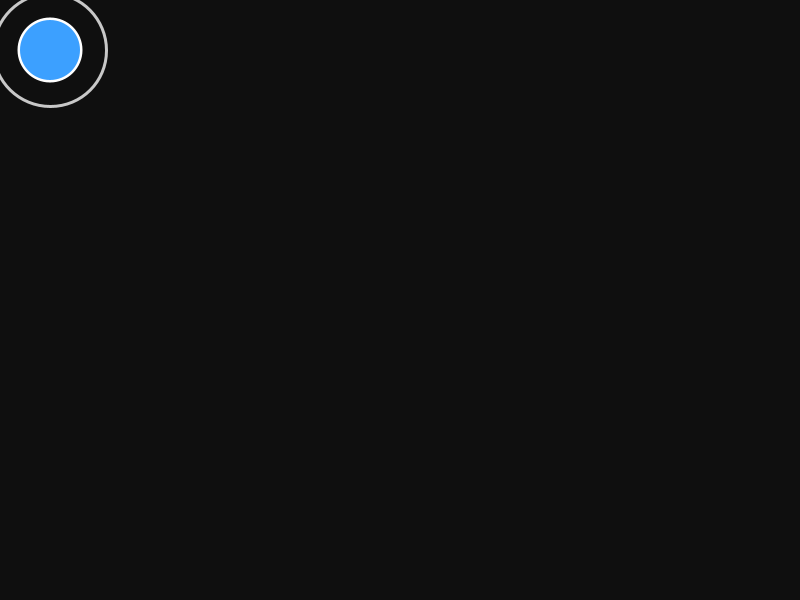
Frame 1 (no input)
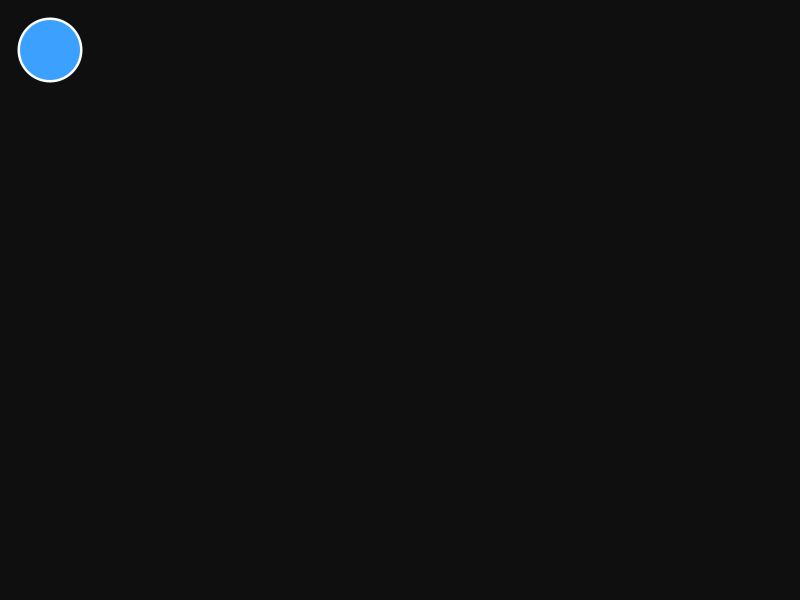
Frame 60 (the mouse pressed at the canvas centre just before this capture)
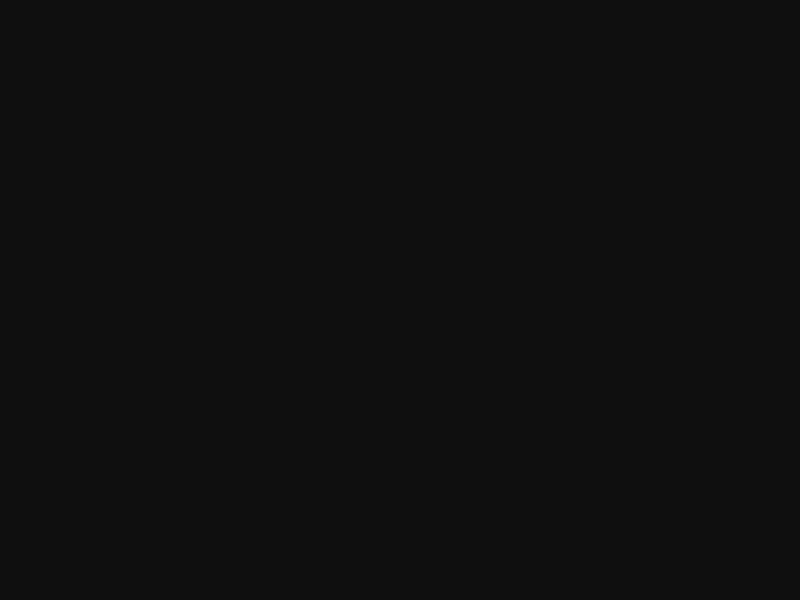
Frame 120 (the mouse held since frame 60 and released just before this capture)

The Processing sketch that drew these frames (run headless with seeded random() and noise(); from frame 60 on, the mouse is pressed at the canvas centre):

// Processing sketch: week13_2_project
// ── week13_2_project.pde
float x=width/2,y=height/2,spawnTime=0,lowspeed=1000,hitTime=spawnTime+lowspeed; 
float radius=30;
boolean hit=false;
float goodhit=200,perfecthit=100;
void setup(){
 size(800,600); 
}
void draw(){
  background(15);
  float t=millis();
  if(t<lowspeed){
     float ratio=1-t/lowspeed;
     float CR=radius*(2+ratio*2);
     noFill(); stroke(200); strokeWeight(3); ellipse(x,y,CR,CR);
  }
  if (!hit && millis() >= spawnTime) {
     fill(255,255,255); noStroke(); ellipse(x,y,radius*2+5,radius*2+5);
     fill(60,160,255); noStroke(); ellipse(x,y,radius*2,radius*2);
   }
}
void Handhit(){
  if(!hit){
    float dt=abs(millis()-hitTime);
    if(dt<=perfecthit){
       hit=true;
       println("perfect");
    }else if(dt<=goodhit){
       hit=true; 
       println("good");
    }else{
       hit=true; 
       println("miss");
    }
  }
}
void mousePressed(){
 Handhit(); 
}
